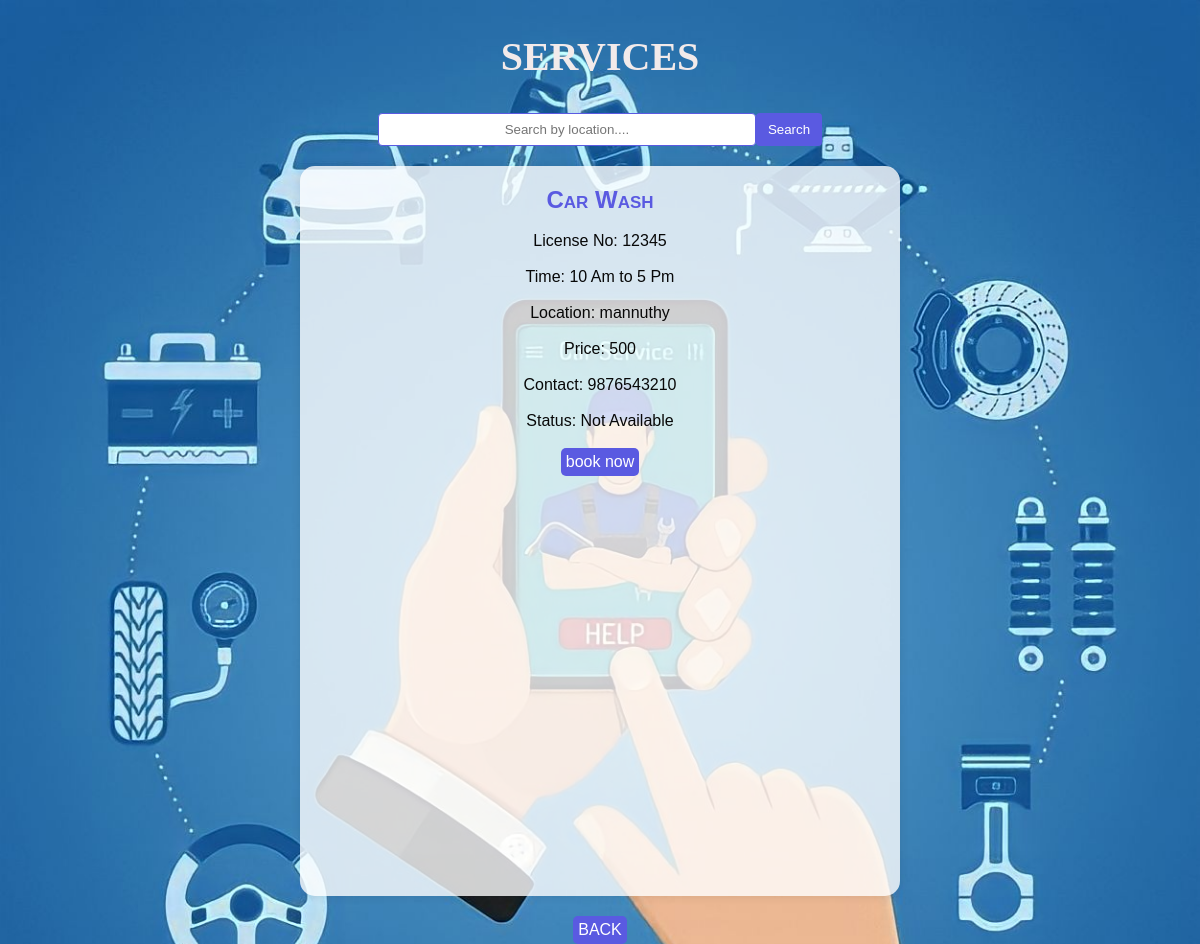
Page /services/ on the committed database.
### my_app/models.py (models this page shows)
class service(models.Model):
    license_no=models.IntegerField()
    name=models.CharField(max_length=20)
    time=models.CharField(max_length=20)
    location=models.CharField(max_length=20)
    price=models.CharField(max_length=20)
    contact=models.IntegerField()
    status=models.CharField(max_length=20,choices=choice)

### my_app/views.py (the view)
# urls.py: path('services/',views.services,name='services'),
def services(request):
    data=service.objects.all()
    return render(request,'services.html',{'data':data})

### my_app/templates/services.html (shortened to what this page needs)
{% load static %}
<!DOCTYPE html>
<html>
<head>
</head>
<body>
  <center>
    <h2 class="main-heading">SERVICES</h2>
     <form method="post" action="/services_search/">
      <input type="text" name="search" placeholder="Search by location....">
      <input type="submit" value="Search">
    </form>
  </center>
  <div class="container">
    <ul>
      {% for i in data %}
      <li>
        <b>{{ i.name }}</b><br><br>
        License No: {{ i.license_no }}<br><br>
        Time: {{ i.time }}<br><br>
        Location: {{ i.location }}<br><br>
        Price: {{ i.price }}<br><br>
        Contact: {{ i.contact }}<br><br>
        Status: {{ i.status }}<br><br>
        <a href="/payments/{{i.id}}">book now</a>
        <div class="mapouter"><div class="gmap_canvas"><iframe class="gmap_iframe" frameborder="0"
          scrolling="no" marginheight="0" marginwidth="0" src="https://maps.google.com/maps?width=600&amp;height=400&amp;hl=en&amp;q={{i.location}}&amp;t=&amp;z=14&amp;ie=UTF8&amp;iwloc=B&amp;output=embed"></iframe></div></div>
      </li>
      {% endfor %}
    </ul>
  </div>
  <center>
    <a href="/home" class="bn632-hover bn23">BACK</a>
  </center>
</body>
</html>

### my_app/templates/services.html (style rules this page uses)
.mapouter { position:relative;text-align:right;width:600px;height:400px; }
.gmap_canvas { overflow:hidden;background:none!important;width:600px;height:400px; }
.gmap_iframe { width:600px!important;height:400px!important; }

### rows in the picture
service: name "Car Wash", license_no "12345", time "10 Am to 5 Pm", location "mannuthy", price "500", contact "9876543210", status "Not Available"
